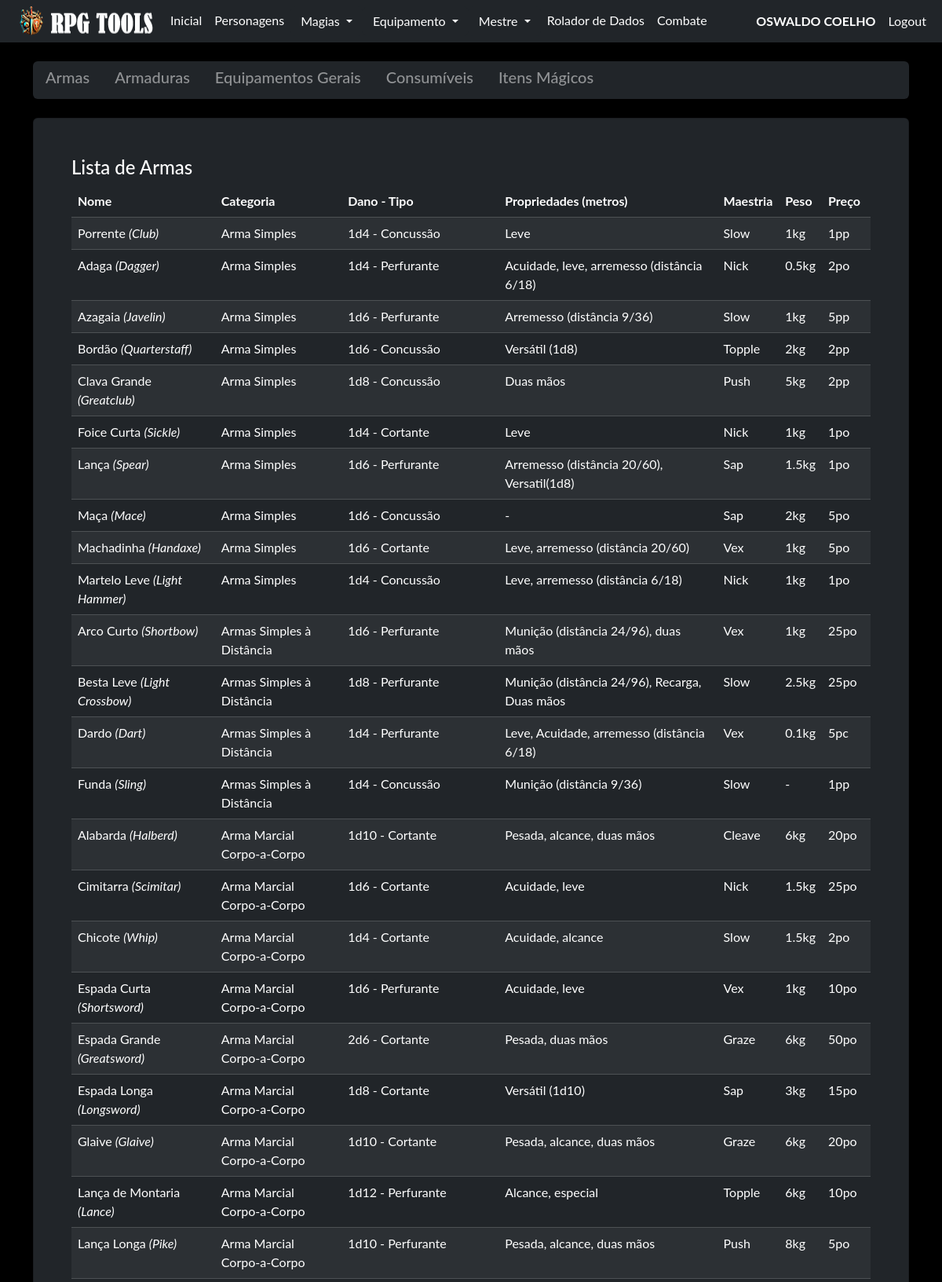
Page /equip/ (signed in, upper part) on the committed database.
### model/user_model.py (models this page shows, shortened)
class User(db.Model, UserMixin):
    __tablename__ = "user"
    id = db.Column('id', db.Integer, primary_key=True)
    nome = db.Column('nome', db.String(150))
    sobrenome = db.Column('sobrenome', db.String(150))
    email = db.Column('email', db.String(50), unique=True)
    telefone = db.Column('telefone', db.String(15), unique=True, nullable=False)
    login = db.Column('login', db.String(50), unique=True, nullable=False)
    senha = db.Column('senha', db.String(550), nullable=False)
    tipo = db.Column('tipo', db.String(25), nullable=False, default="none")
    personagens = db.relationship("Personagem", foreign_keys=[Personagem.id_user], back_populates="user")

### model/arma_model.py (models this page shows, shortened)
class Arma(db.Model):
    __tablename__ = "arma"
    id = db.Column(db.Integer, primary_key=True)
    nome = db.Column(db.String(40), nullable=False, unique=True)
    nome_original = db.Column(db.String(40), nullable=False, unique=True)
    categoria = db.Column(db.String(40), nullable=False)
    tipo_dano = db.Column(db.String(40), nullable=False)
    dado_dano = db.Column(db.String(40), nullable=False)
    propriedades = db.Column(db.String(40), nullable=False)
    maestria = db.Column(db.String(40), nullable=False)
    peso = db.Column(db.String(40), nullable=False)
    preco = db.Column(db.String(40), nullable=False)
    @classmethod
    def get_armas(cls):
        return cls.query.all()

### routes/equipamentos.py (the view)
@blueprint_equip.route('/', methods=['GET', 'POST'])
def index_equip():
    if request.method == 'GET':
        armas = Arma.get_armas()
        armaduras = Armadura.get_armadura()
        equip=Equipamento.get_equipamentos()
        return render_template('itens.html', armas=armas, armaduras=armaduras, equip=equip)
    if request.method == 'POST':
        return redirect('/')

### model/armadura_model.py (called while the page is built)
    @classmethod
    def get_armadura(cls):
        return cls.query.all()

### model/equipamento_model.py (called while the page is built)
    @classmethod
    def get_equipamentos(cls):
        return cls.query.order_by(cls.nome_original).all()

### routes/login.py (called while the page is built)
@login_manager.user_loader
def get_user(id):
    return User.query.get(id)

### templates/itens.html (shortened to what this page needs)
{% extends 'base.html' %}
{% block conteudo %}
    {% if current_user.is_authenticated %}
<div class="navbar navbar-expand-lg navbar bg-dark rounded">
    <h5 class="d-inline-block mx-3">
        <a href="#armas" class="text-white-50 link-underline link-underline-opacity-0">Armas</a>
    </h5>
    <h5 class="d-inline-block mx-3">
        <a href="#armaduras" class="text-white-50 link-underline link-underline-opacity-0">Armaduras</a>
    </h5>
    <h5 class="d-inline-block mx-3">
        <a href="#equipamentos" class="text-white-50 link-underline link-underline-opacity-0">Equipamentos Gerais</a>
    </h5>
    <h5 class="d-inline-block mx-3">
        <a href="#pocoes" class="text-white-50 link-underline link-underline-opacity-0">Consumíveis</a>
    </h5>
    <h5 class="d-inline-block mx-3">
        <a href="#itens_magicos" class="text-white-50  link-underline link-underline-opacity-0">Itens Mágicos</a>
    </h5>
</div>
<br>
    <div id="armas" class="card shadow p-5 bg-dark text-white-50">
        <h4 class="text-white">Lista de Armas</h4>
        <table class="table table-striped table-dark table-hover">
            <thead>
                <tr>
                    <th>Nome</th>
                    <th>Categoria</th>
                    <th style="width: 200px;">Dano - Tipo</th>
                    <th>Propriedades (metros)</th>
                    <th>Maestria</th>
                    <th>Peso</th>
                    <th>Preço</th>
                </tr>
            </thead>
            <tbody>
                {% for arma in armas %}
                    <tr>
                        <td>{{ arma.nome }} <i>({{ arma.nome_original }})</i></td>
                        <td>{{ arma.categoria }}</td>
                        <td>{{ arma.dado_dano }} - {{ arma.tipo_dano }}</td>
                        <td>{{ arma.propriedades }}</td>
                        <td>{{ arma.maestria }}</td>
                        <td>{{ arma.peso }}</td>
                        <td>{{ arma.preco }}</td>
                    </tr>
                {% endfor %}
            </tbody>
        </table>
    </div>
    <br>
    <br>
    <br>
    <br>
    <br>
    {% endif %}
{% endblock %}

### templates/base.html (shortened to what this page needs)
<!doctype html>
<html lang="pt-BR">
  <head>
    <link rel="stylesheet" href="{{ url_for('static', filename='css/bootstrap.min.css') }}">
    <link rel="stylesheet" href="{{ url_for('static', filename='css/custom.css') }}">
  </head>
  <body class="bg-black font_rpg">
    <nav class="navbar navbar-expand-lg navbar bg-dark"  data-bs-theme="dark">
        <div class="container-fluid">
            <ul class="navbar-nav">
              <img src="/static/imagem/logo35.png"/>
              {% if current_user.is_authenticated %}
              <li class="nav-item"><a class="nav-link active mb-0 h1 text-white" href="/">Inicial</a> </li>
              <li class="nav-item"><a class="nav-link active mb-0 h1 text-white" href="/pj/">Personagens</a> </li>
              <li class="nav-item">
                <div class="dropdown">
                  <button class="btn btn-dark dropdown-toggle" type="button" data-bs-toggle="dropdown" aria-expanded="false">
                    Magias
                  </button>
                </div>
              </li>
              <li class="nav-item">
                <div class="dropdown">
                  <button class="btn btn-dark dropdown-toggle" type="button" data-bs-toggle="dropdown" aria-expanded="false">
                    Equipamento
                  </button>
                </div>
              </li>
              <li class="nav-item">
                <div class="dropdown">
                  <button class="btn btn-dark dropdown-toggle" type="button" data-bs-toggle="dropdown" aria-expanded="false">
                    Mestre
                  </button>
                </div>
              </li>
              <li class="nav-item"><a class="nav-link active mb-0 h1 text-white" href="/rolador/">Rolador de Dados</a> </li>
              <li class="nav-item"><a class="nav-link active mb-0 h1 text-white" href="#">Combate</a> </li>
              {% endif %}
            </ul>
              <ul class="navbar-nav ms-auto">
              {% if current_user.is_authenticated %}
                <li class="nav-item"><p class="nav-link active mb-0 h1 text-white"><b> {{current_user.nome}} {{current_user.sobrenome}}</b></p> </li>
                <li class="nav-item"><a class="nav-link active mb-0 h1 text-white" href="/logout">Logout</a> </li>
              {% else %}
                <li class="nav-item"><a class="nav-link active mb-0 h1 text-white" href="/login">Login</a> </li>
                <li class="nav-item"><a class="nav-link active mb-0 h1 text-white" href="/login/register">Register</a> </li>
              {% endif %}
              </ul>
        </div>
    </nav>
    <div class="container">
      <br>
        {% block conteudo %}
        {% endblock %}
        <br>
    </div>
  </body>

### static/css/custom.css (style rules this page uses)
.font_rpg { font-family: "Lato", "Helvetica Neue", Helvetica, Arial, sans-serif; }
::placeholder { color: #adb5bd; opacity: 1; }

### rows in the picture
User: nome "OSWALDO", sobrenome "COELHO"
Arma: nome "Porrente", nome_original "Club", categoria "Arma Simples", dado_dano "1d4", tipo_dano "Concussão", propriedades "Leve", maestria "Slow", peso "1kg", preco "1pp"
Arma: nome "Adaga", nome_original "Dagger", categoria "Arma Simples", dado_dano "1d4", tipo_dano "Perfurante", propriedades "Acuidade, leve, arremesso (distância 6/18)", maestria "Nick", peso "0.5kg", preco "2po"
Arma: nome "Azagaia", nome_original "Javelin", categoria "Arma Simples", dado_dano "1d6", tipo_dano "Perfurante", propriedades "Arremesso (distância 9/36)", maestria "Slow", peso "1kg", preco "5pp"
Arma: nome "Bordão", nome_original "Quarterstaff", categoria "Arma Simples", dado_dano "1d6", tipo_dano "Concussão", propriedades "Versátil (1d8)", maestria "Topple", peso "2kg", preco "2pp"
Arma: nome "Clava Grande", nome_original "Greatclub", categoria "Arma Simples", dado_dano "1d8", tipo_dano "Concussão", propriedades "Duas mãos", maestria "Push", peso "5kg", preco "2pp"
Arma: nome "Foice Curta", nome_original "Sickle", categoria "Arma Simples", dado_dano "1d4", tipo_dano "Cortante", propriedades "Leve", maestria "Nick", peso "1kg", preco "1po"
Arma: nome "Lança", nome_original "Spear", categoria "Arma Simples", dado_dano "1d6", tipo_dano "Perfurante", propriedades "Arremesso (distância 20/60), Versatil(1d8)", maestria "Sap", peso "1.5kg", preco "1po"
Arma: nome "Maça", nome_original "Mace", categoria "Arma Simples", dado_dano "1d6", tipo_dano "Concussão", propriedades "-", maestria "Sap", peso "2kg", preco "5po"
Arma: nome "Machadinha", nome_original "Handaxe", categoria "Arma Simples", dado_dano "1d6", tipo_dano "Cortante", propriedades "Leve, arremesso (distância 20/60)", maestria "Vex", peso "1kg", preco "5po"
Arma: nome "Martelo Leve", nome_original "Light Hammer", categoria "Arma Simples", dado_dano "1d4", tipo_dano "Concussão", propriedades "Leve, arremesso (distância 6/18)", maestria "Nick", peso "1kg", preco "1po"
Arma: nome "Arco Curto", nome_original "Shortbow", categoria "Armas Simples à Distância", dado_dano "1d6", tipo_dano "Perfurante", propriedades "Munição (distância 24/96), duas mãos", maestria "Vex", peso "1kg", preco "25po"
Arma: nome "Besta Leve", nome_original "Light Crossbow", categoria "Armas Simples à Distância", dado_dano "1d8", tipo_dano "Perfurante", propriedades "Munição (distância 24/96), Recarga, Duas mãos", maestria "Slow", peso "2.5kg", preco "25po"
Arma: nome "Dardo", nome_original "Dart", categoria "Armas Simples à Distância", dado_dano "1d4", tipo_dano "Perfurante", propriedades "Leve, Acuidade, arremesso (distância 6/18)", maestria "Vex", peso "0.1kg", preco "5pc"
Arma: nome "Funda", nome_original "Sling", categoria "Armas Simples à Distância", dado_dano "1d4", tipo_dano "Concussão", propriedades "Munição (distância 9/36)", maestria "Slow", peso "-", preco "1pp"
Arma: nome "Alabarda", nome_original "Halberd", categoria "Arma Marcial Corpo-a-Corpo", dado_dano "1d10", tipo_dano "Cortante", propriedades "Pesada, alcance, duas mãos", maestria "Cleave", peso "6kg", preco "20po"
Arma: nome "Cimitarra", nome_original "Scimitar", categoria "Arma Marcial Corpo-a-Corpo", dado_dano "1d6", tipo_dano "Cortante", propriedades "Acuidade, leve", maestria "Nick", peso "1.5kg", preco "25po"
Arma: nome "Chicote", nome_original "Whip", categoria "Arma Marcial Corpo-a-Corpo", dado_dano "1d4", tipo_dano "Cortante", propriedades "Acuidade, alcance", maestria "Slow", peso "1.5kg", preco "2po"
Arma: nome "Espada Curta", nome_original "Shortsword", categoria "Arma Marcial Corpo-a-Corpo", dado_dano "1d6", tipo_dano "Perfurante", propriedades "Acuidade, leve", maestria "Vex", peso "1kg", preco "10po"
Arma: nome "Espada Grande", nome_original "Greatsword", categoria "Arma Marcial Corpo-a-Corpo", dado_dano "2d6", tipo_dano "Cortante", propriedades "Pesada, duas mãos", maestria "Graze", peso "6kg", preco "50po"
Arma: nome "Espada Longa", nome_original "Longsword", categoria "Arma Marcial Corpo-a-Corpo", dado_dano "1d8", tipo_dano "Cortante", propriedades "Versátil (1d10)", maestria "Sap", peso "3kg", preco "15po"
Arma: nome "Glaive", nome_original "Glaive", categoria "Arma Marcial Corpo-a-Corpo", dado_dano "1d10", tipo_dano "Cortante", propriedades "Pesada, alcance, duas mãos", maestria "Graze", peso "6kg", preco "20po"
Arma: nome "Lança de Montaria", nome_original "Lance", categoria "Arma Marcial Corpo-a-Corpo", dado_dano "1d12", tipo_dano "Perfurante", propriedades "Alcance, especial", maestria "Topple", peso "6kg", preco "10po"
Arma: nome "Lança Longa", nome_original "Pike", categoria "Arma Marcial Corpo-a-Corpo", dado_dano "1d10", tipo_dano "Perfurante", propriedades "Pesada, alcance, duas mãos", maestria "Push", peso "8kg", preco "5po"
